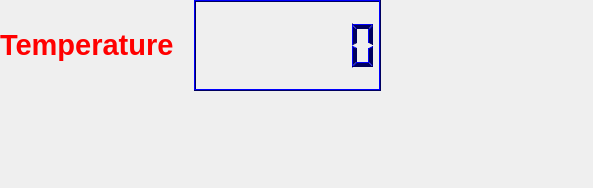
<?xml version="1.0" encoding="UTF-8"?>
<ui version="4.0">
 <class>Dialog</class>
 <widget class="QDialog" name="Dialog">
  <property name="geometry">
   <rect>
    <x>0</x>
    <y>0</y>
    <width>593</width>
    <height>188</height>
   </rect>
  </property>
  <property name="windowTitle">
   <string>Dialog</string>
  </property>
  <widget class="QWidget" name="layoutWidget">
   <property name="geometry">
    <rect>
     <x>0</x>
     <y>0</y>
     <width>381</width>
     <height>91</height>
    </rect>
   </property>
   <layout class="QHBoxLayout" name="horizontalLayout">
    <item>
     <widget class="QLabel" name="temp_label">
      <property name="text">
       <string>&lt;html&gt;&lt;head/&gt;&lt;body&gt;&lt;p&gt;&lt;span style=&quot; font-size:22pt; font-weight:600; color:#ff0000;&quot;&gt;Temperature&lt;/span&gt;&lt;/p&gt;&lt;/body&gt;&lt;/html&gt;</string>
      </property>
     </widget>
    </item>
    <item>
     <widget class="QLCDNumber" name="temp_lcdNumber">
      <property name="palette">
       <palette>
        <active>
         <colorrole role="WindowText">
          <brush brushstyle="SolidPattern">
           <color alpha="255">
            <red>0</red>
            <green>0</green>
            <blue>94</blue>
           </color>
          </brush>
         </colorrole>
         <colorrole role="Light">
          <brush brushstyle="SolidPattern">
           <color alpha="255">
            <red>0</red>
            <green>0</green>
            <blue>255</blue>
           </color>
          </brush>
         </colorrole>
         <colorrole role="Dark">
          <brush brushstyle="SolidPattern">
           <color alpha="255">
            <red>0</red>
            <green>0</green>
            <blue>94</blue>
           </color>
          </brush>
         </colorrole>
         <colorrole role="Text">
          <brush brushstyle="SolidPattern">
           <color alpha="255">
            <red>60</red>
            <green>60</green>
            <blue>60</blue>
           </color>
          </brush>
         </colorrole>
         <colorrole role="ButtonText">
          <brush brushstyle="SolidPattern">
           <color alpha="255">
            <red>76</red>
            <green>76</green>
            <blue>76</blue>
           </color>
          </brush>
         </colorrole>
         <colorrole role="PlaceholderText">
          <brush brushstyle="NoBrush">
           <color alpha="128">
            <red>60</red>
            <green>60</green>
            <blue>60</blue>
           </color>
          </brush>
         </colorrole>
        </active>
        <inactive>
         <colorrole role="WindowText">
          <brush brushstyle="SolidPattern">
           <color alpha="255">
            <red>0</red>
            <green>0</green>
            <blue>94</blue>
           </color>
          </brush>
         </colorrole>
         <colorrole role="Light">
          <brush brushstyle="SolidPattern">
           <color alpha="255">
            <red>0</red>
            <green>0</green>
            <blue>255</blue>
           </color>
          </brush>
         </colorrole>
         <colorrole role="Dark">
          <brush brushstyle="SolidPattern">
           <color alpha="255">
            <red>0</red>
            <green>0</green>
            <blue>94</blue>
           </color>
          </brush>
         </colorrole>
         <colorrole role="Text">
          <brush brushstyle="SolidPattern">
           <color alpha="255">
            <red>60</red>
            <green>60</green>
            <blue>60</blue>
           </color>
          </brush>
         </colorrole>
         <colorrole role="ButtonText">
          <brush brushstyle="SolidPattern">
           <color alpha="255">
            <red>76</red>
            <green>76</green>
            <blue>76</blue>
           </color>
          </brush>
         </colorrole>
         <colorrole role="PlaceholderText">
          <brush brushstyle="NoBrush">
           <color alpha="128">
            <red>60</red>
            <green>60</green>
            <blue>60</blue>
           </color>
          </brush>
         </colorrole>
        </inactive>
        <disabled>
         <colorrole role="WindowText">
          <brush brushstyle="SolidPattern">
           <color alpha="255">
            <red>0</red>
            <green>0</green>
            <blue>94</blue>
           </color>
          </brush>
         </colorrole>
         <colorrole role="Light">
          <brush brushstyle="SolidPattern">
           <color alpha="255">
            <red>0</red>
            <green>0</green>
            <blue>255</blue>
           </color>
          </brush>
         </colorrole>
         <colorrole role="Dark">
          <brush brushstyle="SolidPattern">
           <color alpha="255">
            <red>0</red>
            <green>0</green>
            <blue>94</blue>
           </color>
          </brush>
         </colorrole>
         <colorrole role="Text">
          <brush brushstyle="SolidPattern">
           <color alpha="255">
            <red>0</red>
            <green>0</green>
            <blue>94</blue>
           </color>
          </brush>
         </colorrole>
         <colorrole role="ButtonText">
          <brush brushstyle="SolidPattern">
           <color alpha="255">
            <red>0</red>
            <green>0</green>
            <blue>94</blue>
           </color>
          </brush>
         </colorrole>
         <colorrole role="PlaceholderText">
          <brush brushstyle="NoBrush">
           <color alpha="128">
            <red>60</red>
            <green>60</green>
            <blue>60</blue>
           </color>
          </brush>
         </colorrole>
        </disabled>
       </palette>
      </property>
      <property name="digitCount">
       <number>7</number>
      </property>
     </widget>
    </item>
   </layout>
  </widget>
 </widget>
 <resources/>
 <connections/>
</ui>
